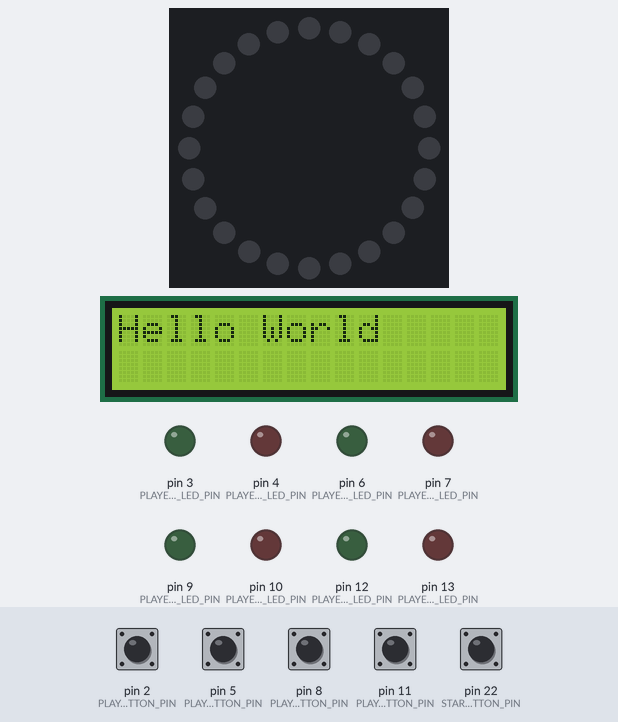
Simulated run of this sketch. Board: Arduino Mega 2560, built with avr-gcc and run on an emulated ATmega2560. Shown: 24 RGB LEDs in a ring, first at the top, clockwise, 16×2 character LCD, output pins drawn as LEDs (lit = HIGH). Dashed ring = blinking. The inputs (shaded band) are chosen by the test bench; at power-on: pin 2 (PLAYER_4_BUTTON_PIN), pin 5 (PLAYER_3_BUTTON_PIN), pin 8 (PLAYER_2_BUTTON_PIN), pin 11 (PLAYER_1_BUTTON_PIN), pin 22 (STARTER_BUTTON_PIN) LOW. What the sketch prints to the serial monitor is not drawn.

Above: at 1.2 s.
1.3 s: pin 2 (PLAYER_4_BUTTON_PIN) pulled HIGH for 0.15 s
At 1.7 s:
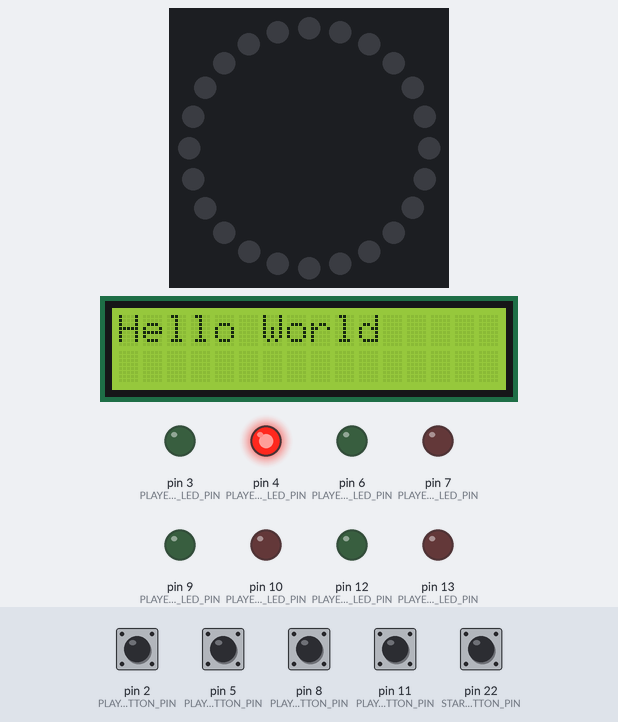
2.9 s: pin 5 (PLAYER_3_BUTTON_PIN) pulled HIGH for 0.15 s
At 4.1 s:
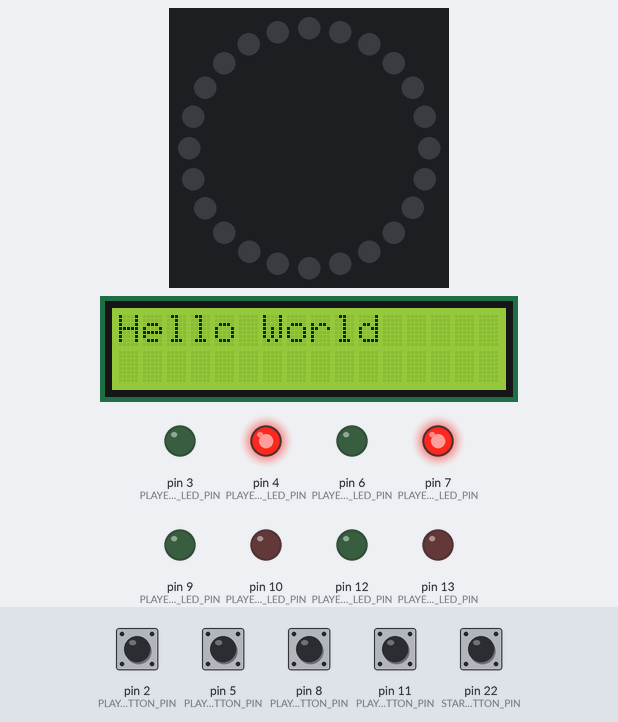
4.5 s: pin 22 (STARTER_BUTTON_PIN) pulled HIGH for 0.15 s
At 5.5 s:
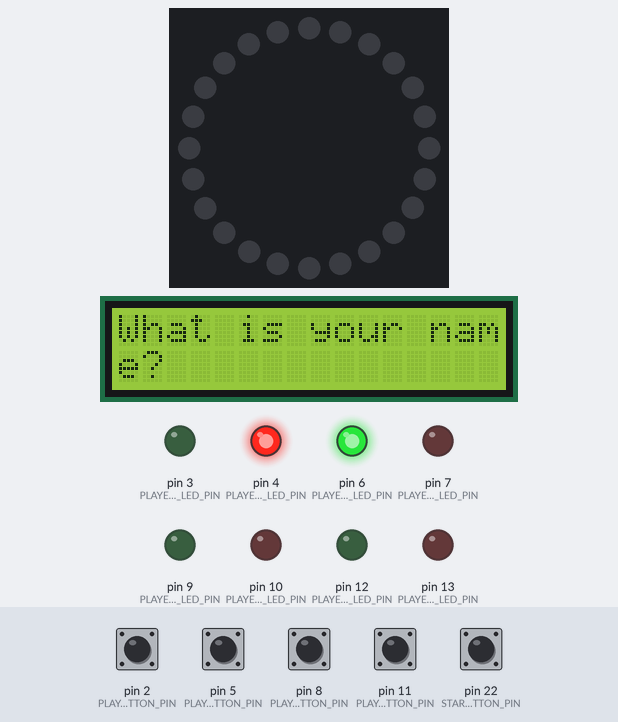
6.1 s: pin 8 (PLAYER_2_BUTTON_PIN) pulled HIGH for 0.15 s
At 6.6 s:
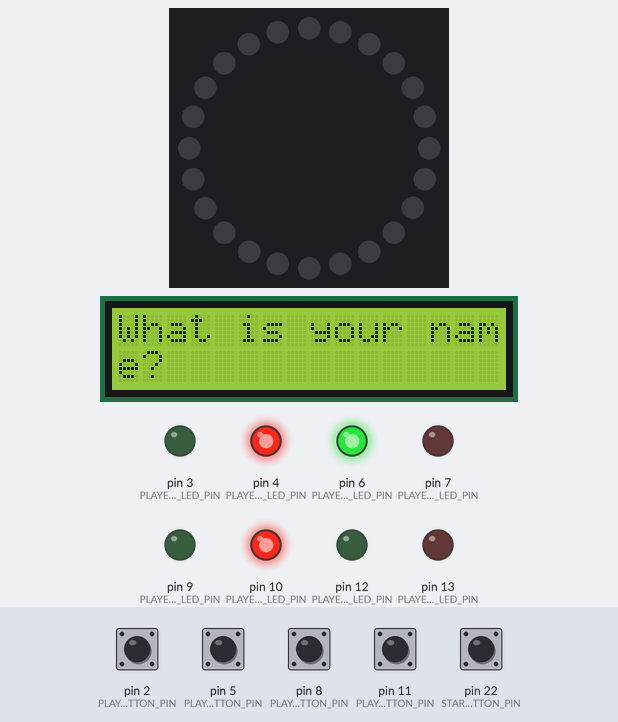
9.2 s: pin 11 (PLAYER_1_BUTTON_PIN) pulled HIGH for 0.15 s
At 10.6 s:
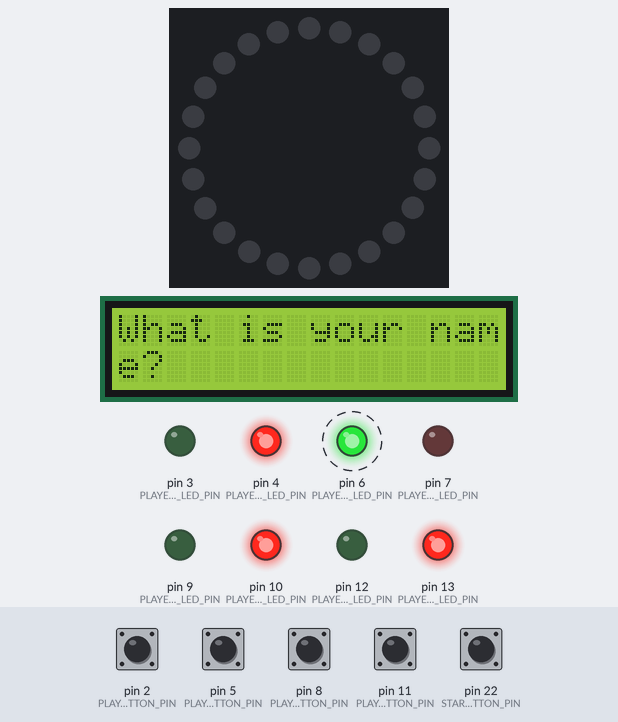
12.3 s: pin 2 (PLAYER_4_BUTTON_PIN) pulled HIGH for 1 s
At 20.9 s:
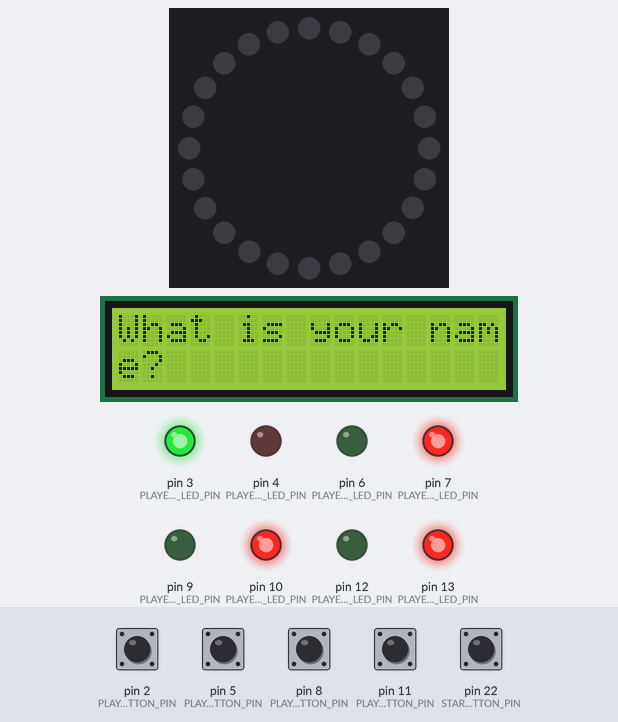
Timing chart, 0 to 26.7 s (numbered marks = the images above; inputs shaded):
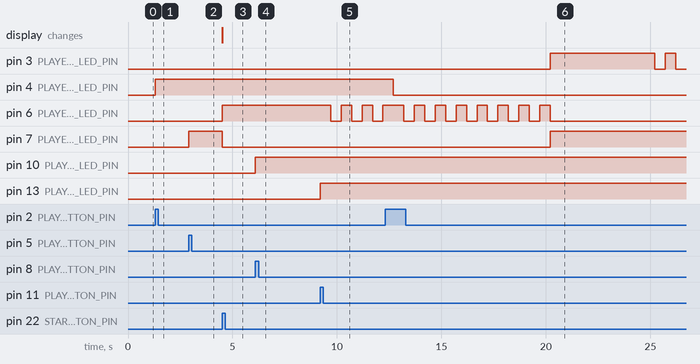

Measured:
- after the input at 1.3 s, pin 4 (PLAYER_4_RED_LED_PIN): LOW → HIGH at once
- after the input at 2.9 s, pin 7 (PLAYER_3_RED_LED_PIN): LOW → HIGH at once
- after the input at 4.5 s, pin 6 (PLAYER_3_GREEN_LED_PIN): LOW → HIGH at once; pin 7 (PLAYER_3_RED_LED_PIN): HIGH → LOW at once; the display: changes at once (image 3)
- after the input at 6.1 s, pin 10 (PLAYER_2_RED_LED_PIN): LOW → HIGH at once
- after the input at 9.2 s, pin 13 (PLAYER_1_RED_LED_PIN): LOW → HIGH at once
- after the input at 12.3 s, pin 4 (PLAYER_4_RED_LED_PIN): HIGH → LOW after 0.40 s instead of 7.4 s; pin 7 (PLAYER_3_RED_LED_PIN): LOW → HIGH after 7.9 s instead of 7.4 s

The sketch:

main.ino
```cpp
#include "Player.h"
#include "Game.h"
#include "Screen.h"
#include "Constants.h"
#include "Utiles.h"
#include "LightRing.h"

LightRing *ring = new LightRing();

Player **players = new Player *[4] {
  new Player(PLAYER_1_RED_LED_PIN, PLAYER_1_GREEN_LED_PIN, PLAYER_1_BUTTON_PIN),
    new Player(PLAYER_2_RED_LED_PIN, PLAYER_2_GREEN_LED_PIN, PLAYER_2_BUTTON_PIN),
    new Player(PLAYER_3_RED_LED_PIN, PLAYER_3_GREEN_LED_PIN, PLAYER_3_BUTTON_PIN),
    new Player(PLAYER_4_RED_LED_PIN, PLAYER_4_GREEN_LED_PIN, PLAYER_4_BUTTON_PIN),
};

Screen *screen = new Screen(RS, E, D4, D5, D6, D7);

const String *QUESTIONS = new String[NUM_OF_QUESTIONS]{ "What is your name?", "How old are you?", "Where are you from?" };

Game *game = new Game(players, screen, QUESTIONS, ring);


void setup() {
  Serial.begin(9600);
  ring->setGreenPercentage(15);

  registerPlayerPins(players);
  pinMode(STARTER_BUTTON_PIN, INPUT);

  screen->printScreen("Hello World");
}

void loop() {
  updatePlayersEnrolment(players);
  int starterButtonState = digitalRead(STARTER_BUTTON_PIN);


  if (isPressed(STARTER_BUTTON_PIN) && !game->hasStarted && Game::numOfPlayers >= 2) {
    game->hasStarted = true;
    game->startGame();
  } else if (isPressed(STARTER_BUTTON_PIN) && game->hasStarted) {
    game->nextRound();
  }

  if (game->hasStarted) {
    game->updateGame();
  }
}
```

Constants.h
```cpp
#pragma once
#ifndef Constants_h
#define Constants_h

#define PLAYER_1_RED_LED_PIN 13
#define PLAYER_1_GREEN_LED_PIN 12
#define PLAYER_1_BUTTON_PIN 11

#define PLAYER_2_RED_LED_PIN 10
#define PLAYER_2_GREEN_LED_PIN 9
#define PLAYER_2_BUTTON_PIN 8

#define PLAYER_3_RED_LED_PIN 7
#define PLAYER_3_GREEN_LED_PIN 6
#define PLAYER_3_BUTTON_PIN 5

#define PLAYER_4_RED_LED_PIN 4
#define PLAYER_4_GREEN_LED_PIN 3
#define PLAYER_4_BUTTON_PIN 2

#define DURATION_OF_TURN_MS 15000

#define STARTER_BUTTON_PIN 22

#define LED_PIN 52
#define LED_COUNT 24

#define RS 53
#define E 51
#define D4 43
#define D5 45
#define D6 47
#define D7 49

#define NUM_OF_QUESTIONS 3
#endif
```

Game.cpp
```cpp
#include "Game.h"
#include "Constants.h"
#include <Arduino.h>

unsigned int Game::numOfPlayers = 0;

Game::Game(Player** players, Screen* screen, String* questions, LightRing *ring)
  : players(players), screen(screen), questions(questions), ring(ring) {}

void Game::startGame() {
  for (int i = 0; i < 4; ++i) {
    if (currentPlayerIndex == -1 && players[i]->isPlaying) {
      currentPlayerIndex = i;
      break;
    }
  }

  for (int i = currentPlayerIndex + 1; i < 4; ++i) {
    if (nextPlayerIndex == -1 && players[i]->isPlaying) {
      nextPlayerIndex = i;
      break;
    }
  }

  screen->printScreen(questions[questionIndex]);

  startCurrentTurn();
}

void Game::startCurrentTurn() {
  startTime = millis();
  endTime = startTime;
  digitalWrite(players[currentPlayerIndex]->RED_LED_PIN, LOW);
  digitalWrite(players[currentPlayerIndex]->GREEN_LED_PIN, HIGH);
}

void Game::endCurrentTurn() {
  players[currentPlayerIndex]->hasPlayedInRound = true;
  digitalWrite(players[currentPlayerIndex]->RED_LED_PIN, HIGH);
  digitalWrite(players[currentPlayerIndex]->GREEN_LED_PIN, LOW);
}

void Game::updateGame() {
  if (endTime - startTime <= DURATION_OF_TURN_MS - 10000) {
    endTime = millis();
  } else if (endTime - startTime <= DURATION_OF_TURN_MS) {
    players[currentPlayerIndex]->blink();
    endTime = millis();
  } else {
    nextTurn();
  }
}

void Game::nextTurn() {
  endCurrentTurn();
  currentPlayerIndex = nextPlayerIndex;
  startCurrentTurn();
  playersPlayed++;

  if (playersPlayed >= Game::numOfPlayers) {
    nextRound();
  }

  unsigned int i = currentPlayerIndex + 1;
  if (i == 4) {
    i = 0;
  }

  while (currentPlayerIndex == nextPlayerIndex && i != currentPlayerIndex) {
    if (i == 4) {
      i = 0;
    }

    if (players[i]->isPlaying) {
      nextPlayerIndex = i;
    }
    i++;
  }
}

void Game::nextRound() {
  if (!hasEveryonePlayed()) {
    return;
  }
  resetPlayers();
  questionIndex++;
  if (questionIndex == NUM_OF_QUESTIONS) {
    questionIndex = 0;
  }
  screen->printScreen(questions[questionIndex]);

  playersPlayed = 0;
}

bool Game::hasEveryonePlayed() {
  for (int i = 0; i < 4; ++i) {
    if (players[i]->isPlaying && !players[i]->hasPlayedInRound) {
      return false;
    }
  }
  return true;
}

void Game::resetPlayers(){
  for (int i = 0; i < 4; ++i) {
    if(players[i]->isPlaying){
      players[i]->hasPlayedInRound = false;
    }
  }
}
```

Game.h
```cpp
#include "Player.h"
#include "Screen.h"
#include "LightRing.h"

#pragma once
#ifndef Game_h
#define Game_h
class Game {
  long startTime;
  long endTime;
  unsigned int currentPlayerIndex = -1;
  unsigned int nextPlayerIndex = -1;
  unsigned int questionIndex = 0;
  unsigned int playersPlayed = 0;
  Player **players;
  Screen *screen;
  String *questions;
  LightRing *ring;
public:
  static unsigned int numOfPlayers;
  bool hasStarted = false;

  Game(Player **, Screen *, String *, LightRing *);
  void startGame();
  void startCurrentTurn();
  void endCurrentTurn();
  void updateGame();
  void nextTurn();
  void nextRound();
  bool hasEveryonePlayed();
  void resetPlayers();
};
#endif
```

LightRing.cpp
```cpp
#include "LightRing.h"
#include "Constants.h"
#include <Adafruit_NeoPixel.h>

LightRing::LightRing()
  : Adafruit_NeoPixel(LED_COUNT, LED_PIN, NEO_GRB + NEO_KHZ800) {
  begin();
  show();
  setBrightness(50);
}

void LightRing::setGreenPercentage(int percentage) {
  int greenLights = numPixels() * percentage;
  Serial.print(numPixels());
  for (int i = 0; i < numPixels(); i++) {
    if (i + 1 <= greenLights) {
      setPixelColor(i, 0, 255, 0);
      continue;
    }

    setPixelColor(i, 255, 0, 0);
    show();
  }
}
```

LightRing.h
```cpp
#include <Adafruit_NeoPixel.h>

#pragma once
#ifndef LightRing_h
#define LightRing_h
class LightRing : public Adafruit_NeoPixel {
public:
  LightRing();
  void setGreenPercentage(int);
};

#endif
```

Player.cpp
```cpp
#include "Player.h";

Player::Player(unsigned int redLedPin, unsigned int greenLedPin, unsigned int buttonPin)
  : RED_LED_PIN(redLedPin), GREEN_LED_PIN(greenLedPin), BUTTON_PIN(buttonPin) {
}

void Player::enrol() {
  isPlaying = true;
}

void Player::unenrol() {
  isPlaying = false;
}

void Player::blink() {
  digitalWrite(GREEN_LED_PIN, LOW);
  delay(500);
  digitalWrite(GREEN_LED_PIN, HIGH);
  delay(500);
}
```

Player.h
```cpp
#include <Arduino.h>

#pragma once
#ifndef Player_h
#define Player_h
class Player {
public:
  const unsigned int RED_LED_PIN;
  const unsigned int GREEN_LED_PIN;
  const unsigned int BUTTON_PIN;
  bool isPlaying = false;
  bool hasPlayedInRound = false;

  Player(unsigned int, unsigned int, unsigned int);

  void enrol();
  void unenrol();
  void blink();
};
#endif
```

Screen.cpp
```cpp
#include "Screen.h"

Screen::Screen(int rs, int e, int d4, int d5, int d6, int d7)
  : LiquidCrystal(rs, e, d4, d5, d6, d7) {
  begin(16, 2);
}

void Screen::printScreen(String s) {
  clear();
  if (s.length() <= 16) {
    print(s);
  } else {
    String s1 = s.substring(0, 16);
    String s2 = s.substring(16);
    print(s1);
    setCursor(0, 1);
    print(s2);
  }
}
```

Screen.h
```cpp
#include <LiquidCrystal.h>

#pragma once
#ifndef Screen_h
#define Screen_h
class Screen: public LiquidCrystal {
public:
  Screen(int, int, int, int, int, int);
  void printScreen(String);
};

#endif
```

Utiles.cpp
```cpp
#include "HardwareSerial.h"
#include "Arduino.h"
#include "Utiles.h"

void updatePlayerEnrolment(Player *player) {
  if (isPressed(player->BUTTON_PIN)) {
    if (!player->isPlaying) {
      player->enrol();
      Game::numOfPlayers++;
    } else {
      player->unenrol();
      Game::numOfPlayers--;
    }

    if (player->isPlaying) {
      digitalWrite(player->RED_LED_PIN, HIGH);
      digitalWrite(player->GREEN_LED_PIN, LOW);
    } else {
      digitalWrite(player->GREEN_LED_PIN, LOW);
      digitalWrite(player->RED_LED_PIN, LOW);
    }
    delay(500);
  }
}

void updatePlayersEnrolment(Player **players) {
  for (int i = 0; i < 4; ++i) {
    updatePlayerEnrolment(players[i]);
  }
}

void registerPlayerPins(Player **players) {
  for (int i = 0; i < 4; ++i) {
    pinMode(players[i]->RED_LED_PIN, OUTPUT);
    pinMode(players[i]->GREEN_LED_PIN, OUTPUT);
    pinMode(players[i]->BUTTON_PIN, INPUT);
  }
}

bool isPressed(int pin) {
  int switchState = digitalRead(pin);

  return switchState == HIGH;
}
```

Utiles.h
```cpp
#include <Arduino.h>
#include "Player.h"
#include "Game.h"

#pragma once
#ifndef Utiles_h
#define Utiles_h

void updatePlayerEnrolment(Player *);

void updatePlayersEnrolment(Player **);

void registerPlayerPins(Player **);

bool isPressed(int);

#endif
```
